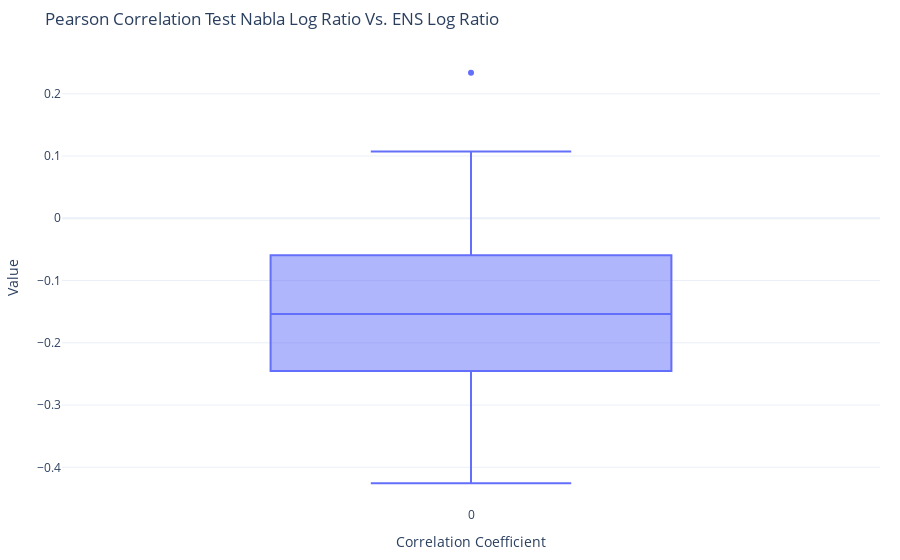

The code cell stored with this chart in its notebook:
### Markdown cell above
Pearson Correlation Test Nabla Log Ratio Vs. ENS Log Ratio

### Code cell
correlation_list1 = []
p_value_list1 = []
for gene, lists in gene_data_dict.items():
    nabla_log_ratio_list, ens_log_ratio_list = remove_outliers_iqr(lists['nabla_log_ratio'], lists['ens_log_ratio'])
    #Add the correlation factor in the list
    cor, p_value = scipy.stats.pearsonr(np.abs(list(ens_log_ratio_list)), np.abs(list(nabla_log_ratio_list)))
    correlation_list1.append(cor)
    p_value_list1.append(p_value)

fig1 = px.box(correlation_list1, title= 'Pearson Correlation Test Nabla Log Ratio Vs. ENS Log Ratio')
# Update layout with labels and title
fig1.update_layout(
    template='plotly_white',
    margin=dict(l=20, r=20, t=50, b=20),
    autosize=True,
    yaxis_title_font={'size': 20},  
    xaxis_title_font={'size': 20}, 
    xaxis_title='Correlation Coefficient',
    yaxis_title='Value',
    width=None
)
fig1.show()
# fig1.write_image('nabla_ens_cc.pdf')

### Figure 1 — Plotly figure (JSON) as saved in the notebook; plotly's stock layout.template omitted (floating-point values rounded to 4 significant figures; data arrays with more than 128 entries replaced by an {"elided": "..."} marker saying what was removed)
{"data": [{"alignmentgroup": "True", "hovertemplate": "variable=%{x}<br>value=%{y}<extra></extra>", "legendgroup": "", "marker": {"color": "#636efa"}, "name": "", "notched": false, "offsetgroup": "", "orientation": "v", "showlegend": false, "type": "box", "x": {"elided": "130 str values"}, "x0": " ", "xaxis": "x", "y": {"elided": "130 float values"}, "y0": " ", "yaxis": "y"}], "layout": {"autosize": true, "boxmode": "group", "legend": {"tracegroupgap": 0}, "margin": {"b": 20, "l": 20, "r": 20, "t": 50}, "title": {"text": "Pearson Correlation Test Nabla Log Ratio Vs. ENS Log Ratio"}, "xaxis": {"anchor": "y", "domain": [0, 1], "title": {"text": "Correlation Coefficient"}}, "yaxis": {"anchor": "x", "domain": [0, 1], "title": {"text": "Value"}}}}
